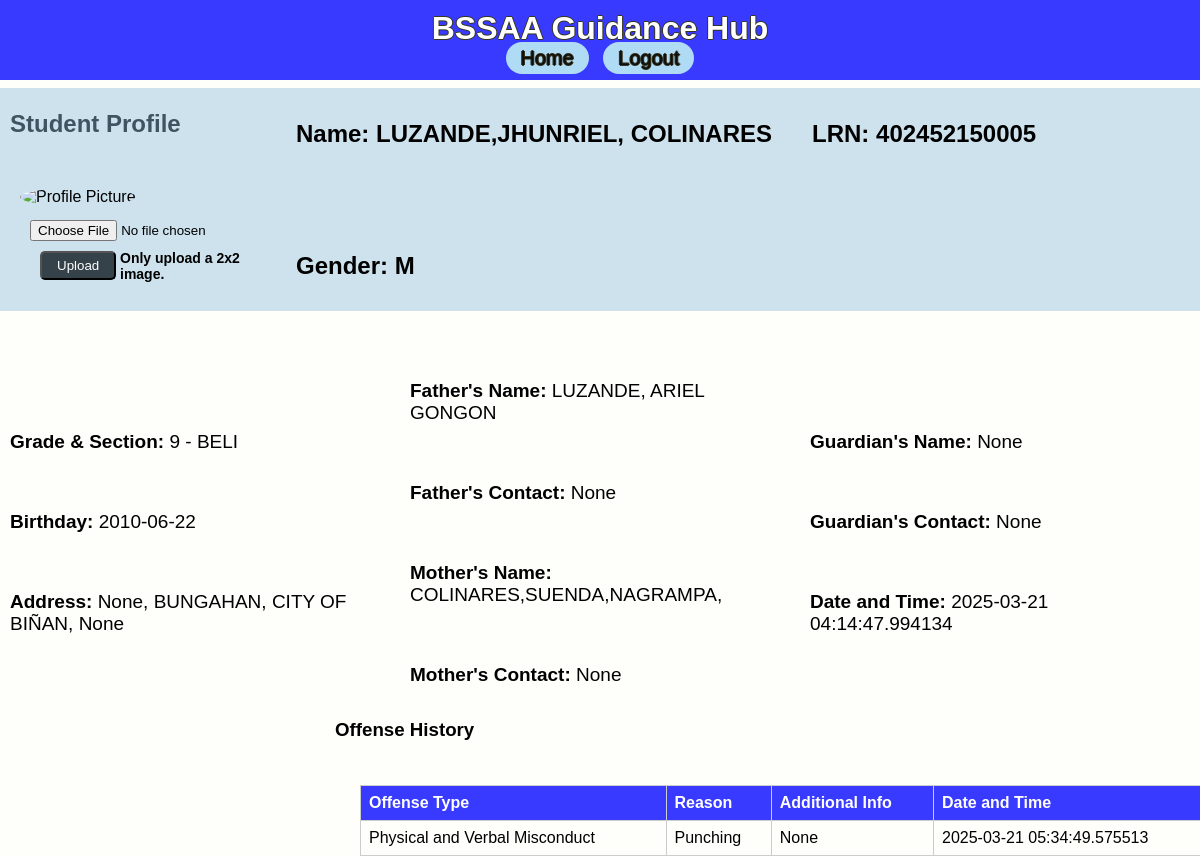
/view_profile/1392, run on the app's committed database.
### app/models.py (models this page shows)
class StudentRecord(db.Model):
    id = db.Column(db.Integer, primary_key=True)
    lrn = db.Column(db.String(12), nullable=True, unique=True)
    name = db.Column(db.String(100), nullable=True)
    grade = db.Column(db.String(20), nullable=True)
    section = db.Column(db.String(50), nullable=True)
    birthdate = db.Column(db.Date, nullable=True)
    age = db.Column(db.Integer, nullable=True)
    gender = db.Column(db.String(10), nullable=True)
    mother_tongue = db.Column(db.String(50), nullable=True)
    ethnic_group = db.Column(db.String(50), nullable=True)
    religion = db.Column(db.String(50), nullable=True)
    address_house_no = db.Column(db.String(100), nullable=True)
    address_barangay = db.Column(db.String(100), nullable=True)
    address_city = db.Column(db.String(100), nullable=True)
    address_province = db.Column(db.String(100), nullable=True)
    mother_name = db.Column(db.String(100), nullable=True)
    mother_contact = db.Column(db.String(15), nullable=True)
    father_name = db.Column(db.String(100), nullable=True)
    father_contact = db.Column(db.String(15), nullable=True)
    guardian_name = db.Column(db.String(100), nullable=True)
    guardian_contact = db.Column(db.String(15), nullable=True)
    reason = db.Column(db.String(200), nullable=True)
    type_of_offense = db.Column(db.String(100), nullable=True)
    date_time = db.Column(db.DateTime, default=datetime.utcnow)
    additional_info = db.Column(db.String, nullable=True)
    profile_picture = db.Column(db.String(100), nullable=True)
    offenses = db.relationship('OffenseRecord', backref='student', lazy=True)

class OffenseRecord(db.Model):
    id = db.Column(db.Integer, primary_key=True)
    student_id = db.Column(db.Integer, db.ForeignKey('student_record.id'), nullable=False)
    offense_type = db.Column(db.String(100), nullable=True)  # Added this line
    reason = db.Column(db.String(200), nullable=True)
    additional_info = db.Column(db.Text, nullable=True)
    date_time = db.Column(db.DateTime, default=datetime.utcnow)

### app/routes.py (the view, shortened to what this page needs)
@main.route('/view_profile/<int:student_id>', methods=['GET', 'POST'])
def view_profile(student_id):
    student = StudentRecord.query.get_or_404(student_id)
    offenses = OffenseRecord.query.filter_by(student_id=student_id).all()
    return render_template('profile.html', student=student, offenses=offenses)

### app/templates/profile.html
{% extends 'base.html' %}
{% block content %}
<h2>Student Profile</h2>
<div class="profile-container">
    <div class="profile-picture">
        <img src="{{ url_for('static', filename='profilepic/' + (student.profile_picture or 'profile_placeholder.png')) }}" alt="Profile Picture" width="150" height="150">
        <form method="POST" enctype="multipart/form-data">
            <input type="file" name="photo" accept="image/*">
            <button type="upload" class="btn btn-primary btn-sm">Upload</button>
        </form>
        <h1 class="smallnote">Only upload a 2x2 image.</h1>
    </div>
    <div class="profile-details3">
        <h4><strong>Name:</strong> {{ student.name }}</h4>
        <h4>LRN: {{ student.lrn }}</h4>
        <h4>Gender: {{ student.gender }}</h4>
    </div>
</div>
<div class="profile-container">
    <div class="profile-details">
        <p><strong>Grade & Section:</strong> {{ student.grade }} - {{ student.section }}</p>
        <p><strong>Birthday:</strong> {{ student.birthdate }}</p>
        <p><strong>Address:</strong> {{ student.address_house_no }}, {{ student.address_barangay }}, {{ student.address_city }}, {{ student.address_province }}</p>
    </div>
    <div class="profile-details">
        <p><strong>Father's Name:</strong> {{ student.father_name }}</p>
        <p><strong>Father's Contact:</strong> {{ student.father_contact }}</p>
        <p><strong>Mother's Name:</strong> {{ student.mother_name }}</p>
        <p><strong>Mother's Contact:</strong> {{ student.mother_contact }}</p>
    </div>
    <div class="profile-details">
        <p><strong>Guardian's Name:</strong> {{ student.guardian_name }}</p>
        <p><strong>Guardian's Contact:</strong> {{ student.guardian_contact }}</p>
        <p><strong>Date and Time:</strong> {{ student.date_time }}</p>
    </div>
</div>
<div class="proftable">
<h3>Offense History</h3>
<table class="table table-striped table-responsive">
    <tr>
        <th>Offense Type</th>
        <th>Reason</th>
        <th>Additional Info</th>
        <th>Date and Time</th>
    </tr>
    {% for offense in offenses %}
    <tr>
        <td>{{ offense.offense_type }}</td>
        <td>{{ offense.reason }}</td>
        <td>{{ offense.additional_info }}</td>
        <td>{{ offense.date_time }}</td>
    </tr>
    {% endfor %}
</table>
</div>
{% endblock %}

### app/static/css/styles.css (style rules this page uses)
body { font-family: Arial, Helvetica, sans-serif; margin: 0; padding: 0; background-color: #f4f4f4; display: flex; flex-direction: column; min-height: 100vh; background-color: #FEFEFA; height: 100%; }
h1 { margin: 0; }
p { font-family: Verdana, Geneva, Tahoma, sans-serif; padding: 10px; font-size: 19px; }
h2 { padding: 10px; }
.smallnote { font-weight: light; font-size: 14px; position: relative; left: 100px; top: -50px; }
table { border: 1px solid #000000; width: 95%; border-collapse: collapse; margin: 20px 0; position: absolute; left: 30px; }
table th, table td { border: 1px solid #cccccc; text-align: left; padding: 8px; }
table th { background-color: #383bff; color: white; }
.btn { position: relative; right: -10px; padding: 5px 15px; margin: 10px 0; background-color: #35424a; color: white; text-decoration: none; border-radius: 5px; }
form { font-family: ROBOTO-VARIABLE-FONT, -apple-system, BlinkMacSystemFont, "Segoe UI", Roboto, "Helvetica Neue"; padding: 10px; font-size: 20px; }
h3 { padding: 5px; }
.profile-container { display: flex; align-items: center; margin-top: -20px; gap: -20px; }
.profile-picture { margin-right: 20px; flex: 1; min-width: 150px; position: relative; left: 20px; z-index: 1; }
.profile-picture img { width: 150px; height: 150px; border-radius: 50%; z-index: 2; }
.profile-details { font-size: 12px; display: flex; flex-wrap: wrap; flex: 2; min-width: 200px; }
.profile-details3 { font-weight: lighter; font-size: 24px; display: flex; align-items: left; flex-wrap: wrap; gap: 40px; flex: 10; position: relative; right: -6px; top: -60px; background-color: #8ebdda71; width: calc(100% + 40px); margin-left: -20vw; padding-left: 30vw; padding-right: 60px; box-sizing: border-box; z-index: 0; }
.proftable { position: relative; top: -20px; right: -330px; width: 75%; }

### data on the page
StudentRecord: name "LUZANDE,JHUNRIEL, COLINARES", lrn "402452150005", gender "M", grade "9", section "BELI", birthdate "2010-06-22", address_house_no "None", address_barangay "BUNGAHAN", address_city "CITY OF BIÑAN", address_province "None", father_name "LUZANDE, ARIEL GONGON", father_contact "None", mother_name "COLINARES,SUENDA,NAGRAMPA,", mother_contact "None", guardian_name "None", guardian_contact "None", date_time "2025-03-21 04:14:47.994134"
OffenseRecord: offense_type "Physical and Verbal Misconduct", reason "Punching", additional_info "None", date_time "2025-03-21 05:34:49.575513"
